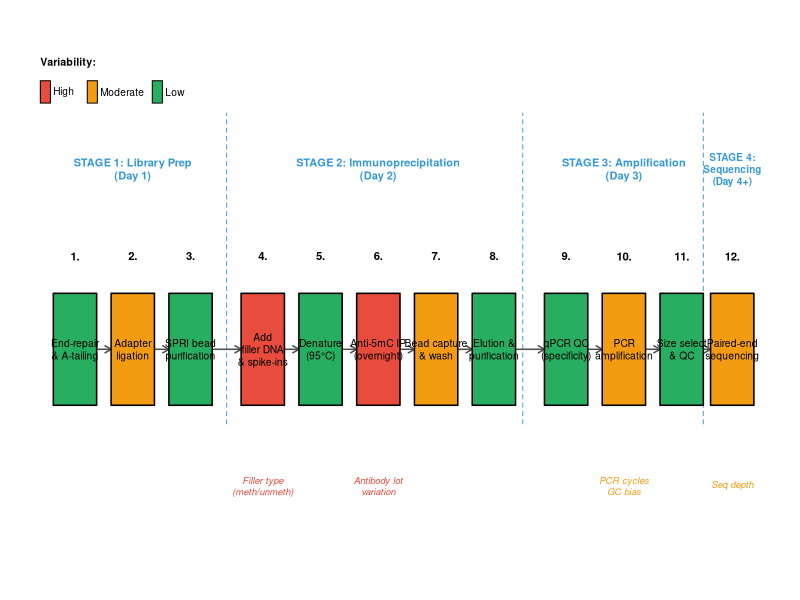

Write the R code that produced this figure.
## ---- chunk 1
# cfMeDIP-seq Protocol Flowchart — left-to-right layout
# Color-coded by variability potential

par(mar = c(0.3, 0.5, 1.5, 0.5))
plot(NULL, xlim = c(0, 100), ylim = c(0, 42),
     xlab = "", ylab = "", xaxt = "n", yaxt = "n",
     bty = "n", main = "")

col_high  <- "#E74C3C"   # Red    — HIGH variability
col_mod   <- "#F39C12"   # Orange — MODERATE variability
col_low   <- "#27AE60"   # Green  — LOW variability
col_stage <- "#3498DB"   # Blue   — Stage headers & separators

draw_box <- function(x, y, w, h, label, fill_col, text_cex = 0.62) {
  rect(x - w/2, y - h/2, x + w/2, y + h/2,
       col = fill_col, border = "black", lwd = 1.5)
  text(x, y, label, cex = text_cex, font = 1)
}
draw_arrow <- function(x1, y1, x2, y2) {
  arrows(x1, y1, x2, y2, length = 0.07, lwd = 1.5, col = "gray30")
}

# Layout constants
cy       <- 18     # box centre y
bw       <-  6     # box width
bh       <-  9     # box height  →  box spans y = 13.5 … 22.5
num_y    <- 25.5   # step number above box top
sh       <- 32.5   # stage header y  (inside dashed separators)
dash_bot <- 12     # dashed line bottom
dash_top <- 37     # dashed line top
nl       <-  7     # variability notes y

xs <- c(5, 13, 21,           # Stage 1
        31, 39, 47, 55, 63,  # Stage 2
        73, 81, 89,          # Stage 3
        96)                  # Stage 4

step_nums <- c("1.","2.","3.","4.","5.","6.","7.","8.","9.","10.","11.","12.")
step_descs <- c(
  "End-repair\n& A-tailing",   "Adapter\nligation",
  "SPRI bead\npurification",   "Add\nfiller DNA\n& spike-ins",
  "Denature\n(95\u00b0C)",     "Anti-5mC IP\n(overnight)",
  "Bead capture\n& wash",      "Elution &\npurification",
  "qPCR QC\n(specificity)",    "PCR\namplification",
  "Size select\n& QC",         "Paired-end\nsequencing"
)

cols <- c(col_low, col_mod, col_low,
          col_high, col_low, col_high, col_mod, col_low,
          col_low, col_mod, col_low,
          col_mod)

# Stage headers — inside dashed separators
stage_labels <- c("STAGE 1: Library Prep\n(Day 1)",
                  "STAGE 2: Immunoprecipitation\n(Day 2)",
                  "STAGE 3: Amplification\n(Day 3)",
                  "STAGE 4:\nSequencing\n(Day 4+)")
stage_cx  <- c(13, 47, 81, 96)
stage_cex <- c(0.66, 0.66, 0.66, 0.60)
for (i in seq_along(stage_labels))
  text(stage_cx[i], sh, stage_labels[i],
       cex = stage_cex[i], font = 2, col = col_stage, adj = 0.5)

# Dashed vertical stage separators — col_stage colour
for (xb in c(26, 67, 92))
  segments(xb, dash_bot, xb, dash_top, col = col_stage, lty = 2, lwd = 0.9)

# Arrows
for (i in seq_len(11))
  draw_arrow(xs[i] + bw/2, cy, xs[i+1] - bw/2, cy)

# Boxes (description text inside)
for (i in seq_along(xs))
  draw_box(xs[i], cy, bw, bh, step_descs[i], cols[i])

# Step numbers above boxes
for (i in seq_along(xs))
  text(xs[i], num_y, step_nums[i], cex = 0.68, font = 2)

# Variability notes below boxes
text(xs[4],  nl, "Filler type\n(meth/unmeth)", cex = 0.57, col = col_high, font = 3)
text(xs[6],  nl, "Antibody lot\nvariation",    cex = 0.57, col = col_high, font = 3)
text(xs[10], nl, "PCR cycles\nGC bias",        cex = 0.57, col = col_mod,  font = 3)
text(xs[12], nl, "Seq depth",                  cex = 0.57, col = col_mod,  font = 3)

# Legend — top-left, above dashed lines
lx <- 0.2; ly <- 41
text(lx, ly, "Variability:", font = 2, cex = 0.64, adj = 0)
rect(lx,      ly-3.2, lx+1.4, ly-1.4, col = col_high, border = "black")
text(lx+1.8,  ly-2.3, "High",     cex = 0.61, adj = 0)
rect(lx+6.5,  ly-3.2, lx+7.9, ly-1.4, col = col_mod,  border = "black")
text(lx+8.3,  ly-2.3, "Moderate", cex = 0.61, adj = 0)
rect(lx+15.5, ly-3.2, lx+16.9,ly-1.4, col = col_low,  border = "black")
text(lx+17.3, ly-2.3, "Low",     cex = 0.61, adj = 0)

MM <- dev.off()
